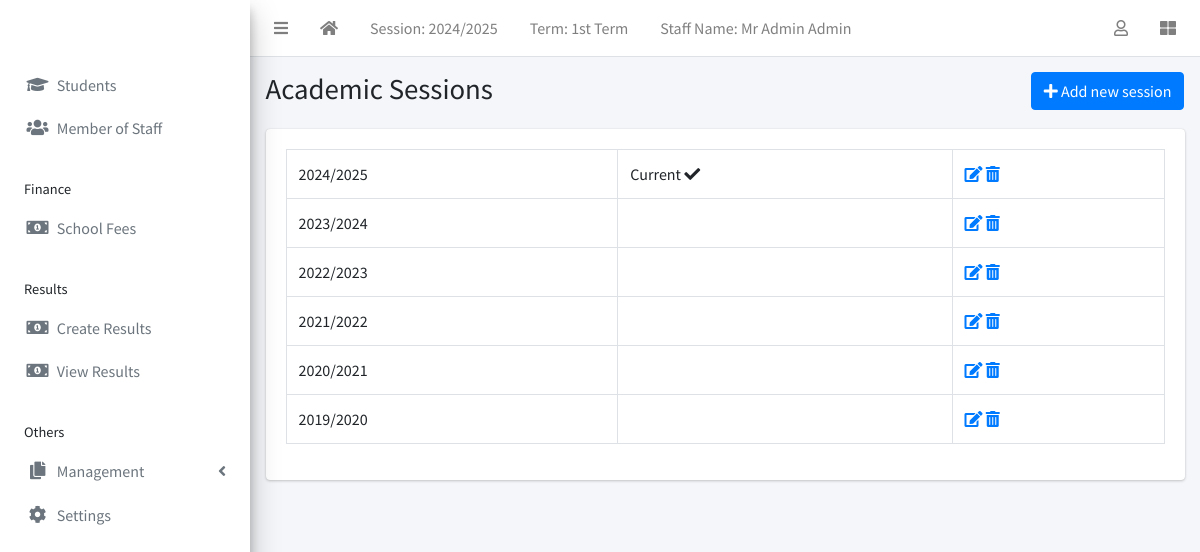
The app's page /session/list/ (signed in) with its own data.
### apps/corecode/models.py (models this page shows, shortened)
class AcademicSession(models.Model):
    name = models.CharField(max_length=200, unique=True)
    current = models.BooleanField(default=True)
    class Meta:
        ordering = ["-name"]
    def __str__(self):
        return self.name

class AcademicTerm(models.Model):
    name = models.CharField(max_length=20, unique=True)
    current = models.BooleanField(default=True)
    class Meta:
        ordering = ["name"]

### apps/corecode/views.py (the view)
# urls.py: path("session/list/", SessionListView.as_view(), name="sessions"),
class SessionListView(LoginRequiredMixin, SuccessMessageMixin, ListView):
    model = AcademicSession
    template_name = "corecode/session_list.html"
    def get_context_data(self, **kwargs):
        context = super().get_context_data(**kwargs)
        context["form"] = AcademicSessionForm()
        return context

### apps/corecode/templates/corecode/session_list.html (shortened to what this page needs)
{% extends 'base.html' %}
{% load widget_tweaks %}
{% block title %}
Academic Sessions
{% endblock title %}
{% block breadcrumb %}
  <a class="btn btn-primary" href="#" data-toggle="modal" data-target="#modal1">
    <i class="fa fa-plus"></i>
    Add new session
  </a>
{% endblock breadcrumb %}
{% block content %}
  <div class="row">
    <div class="col-sm-12">
        <table class="table table-bordered">
          <tbody>
            {% for object in object_list %}
            <tr>
              <td>{{ object }}</td>
              <td>
                {% if object.current == True %}
                  Current <i class="fa fa-check"></i>
                {% endif %}
              </td>
              <td><a href="{% url 'session-update' object.id %}"><i
                    class="fa fa-edit"></i></a> <a
                  href="{% url 'session-delete' object.id %}"><i
                    class="fa fa-trash-alt"></i></a></td>
            </tr>
            {% endfor %}
          </tbody>
        </table>
    </div>
  </div>
{% endblock content %}

### templates/base.html (shortened to what this page needs)
{% load static %}
<!DOCTYPE html>
<html lang="en">
<head>
  <link rel="stylesheet" href="{% static 'plugins/fontawesome-free/css/all.min.css' %}">
  <link rel="stylesheet" href="{% static 'plugins/toastr/toastr.min.css' %}">
  <link rel="stylesheet"
    href="{% static 'plugins/overlayScrollbars/css/OverlayScrollbars.min.css' %}">
  <link rel="stylesheet" href="{% static 'plugins/Datatables/datatables.min.css' %}" />
  <link rel="stylesheet" href="{% static 'dist/css/adminlte.min.css' %}">
</head>
<body
  class="hold-transition sidebar-mini layout-fixed layout-navbar-fixed layout-footer-fixed">
  <div class="wrapper">
    <nav class="main-header navbar navbar-expand navbar-white navbar-light">
      <ul class="navbar-nav">
        <li class="nav-item">
          <a class="nav-link" data-widget="pushmenu" href="#" role="button"><i
              class="fas fa-bars"></i></a>
        </li>
        <li class="nav-item d-none d-sm-inline-block">
          <a href="{% url 'home' %} " class="nav-link"><i class="fa fa-home"></i></a>
        </li>
        <li class="nav-item d-none d-sm-inline-block">
          <a href="{% url 'current-session' %}" class="nav-link">Session: {{ current_session }}</a>
        </li>
        <li class="nav-item d-none d-sm-inline-block">
          <a href="{% url 'current-session' %}" class="nav-link">Term: {{ current_term }}</a>
        </li>
        <li class="nav-item d-none d-sm-inline-block">
          <a href="{% url 'home' %} " class="nav-link">Staff Name: {{ staff_name }}</a>
        </li>
      </ul>
      <ul class="navbar-nav ml-auto">
        <li class="nav-item dropdown">
          <a class="nav-link" data-toggle="dropdown" href="#">
            <i class="far fa-user"></i>
          </a>
        </li>
        <li class="nav-item">
          <a class="nav-link" data-widget="control-sidebar" data-slide="true"
            href="#" role="button"><i class="fas fa-th-large"></i></a>
        </li>
      </ul>
    </nav>
    <aside class="main-sidebar   elevation-4">
      <a href="{% url 'home' %}" class="brand-link">{{ school_name | default:"MySchool" }}</a>
      <div class="sidebar">
        <nav class="mt-2">
          <ul class="nav nav-pills nav-sidebar flex-column"
            data-widget="treeview" role="menu" data-accordion="false">
            <li class="nav-item">
              <a href="{% url 'student-list' %}" class="nav-link">
                <i class="nav-icon fas fa-graduation-cap"></i>
                <p>
                  Students
                </p>
              </a>
            </li>
            {% if staff_type == "admin" %}
              <li class="nav-item">
                <a href="{% url 'staff-list' %}" class="nav-link">
                  <i class="nav-icon fas fa-users"></i>
                  <p>
                    Member of Staff
                  </p>
                </a>
              </li>
            {% endif %}
            {% if staff_type == "finance" or staff_type == "admin" %}
              <li class="nav-header">Finance</li>
              <li class="nav-item">
                <a href="{% url 'invoice-list' %}" class="nav-link">
                  <i class="nav-icon fas fa-money-bill-alt"></i>
                  <p>
                    School Fees
                  </p>
                </a>
              </li>
            {% endif %}
            {% if staff_type == "teacher" or staff_type == "admin" %}
              <li class="nav-header">Results</li>
              <li class="nav-item">
                <a href="{% url 'create-result' %}" class="nav-link">
                  <i class="nav-icon fas fa-money-bill-alt"></i>
                  <p>
                    Create Results
                  </p>
                </a>
              </li>
            <li class="nav-item">
              <a href="{% url 'view-a-result' "all" %}" class="nav-link">
                <i class="nav-icon fas fa-money-bill-alt"></i>
                <p>
                  View Results
                </p>
              </a>
            </li>
            {% endif %}
            <li class="nav-header">Others</li>
            {% if staff_type == "admin" %}
              <li class="nav-item has-treeview">
                <a href="#" class="nav-link">
                  <i class="nav-icon fas fa-copy"></i>
                  <p>
                    Management
                    <i class="fas fa-angle-left right"></i>
                  </p>
                </a>
              </li>
            {% endif %}
            <li class="nav-item">
              <a href="{% url 'configs' %}" class="nav-link">
                <i class="nav-icon fas fa-cog"></i>
                <p>
                  Settings
                </p>
              </a>
            </li>
          </ul>
        </nav>
      </div>
    </aside>
    <div class="content-wrapper">
      <section class="content-header">
        <div class="container-fluid">
          <div class="row mb-1">
            <div class="col-sm-8">
              <h1>{% block title %}{% endblock title %}</h1>
            </div>
            <div class="col-sm-4">
              <ol class="breadcrumb float-sm-right">
                <li class="breadcrumb-item">{% block breadcrumb %}{% endblock breadcrumb %}</li>
              </ol>
            </div>
          </div>
        </div>
      </section>
      <section class="content">
        <div class="container-fluid">
          <div class="row">
            <div class="col-md-12">
              {% block fullcard %}
              <div class="card">
                <div class="card-body">
                  <div class="row">
                    <div class="col">
                      {% block content %}
                      {% endblock content %}
                    </div>
                  </div>
                </div>
              </div>
              {% endblock fullcard %}
            </div>
          </div>
        </div>
      </section>
    </div>
  </div>
</body>
</html>

### records on screen
AcademicSession: name "2024/2025", current "Current"
AcademicTerm: name "1st Term"
AcademicSession: name "2023/2024"
AcademicSession: name "2022/2023"
AcademicSession: name "2021/2022"
AcademicSession: name "2020/2021"
AcademicSession: name "2019/2020"

### other values on screen
{{ staff_name }} "Mr Admin Admin"
